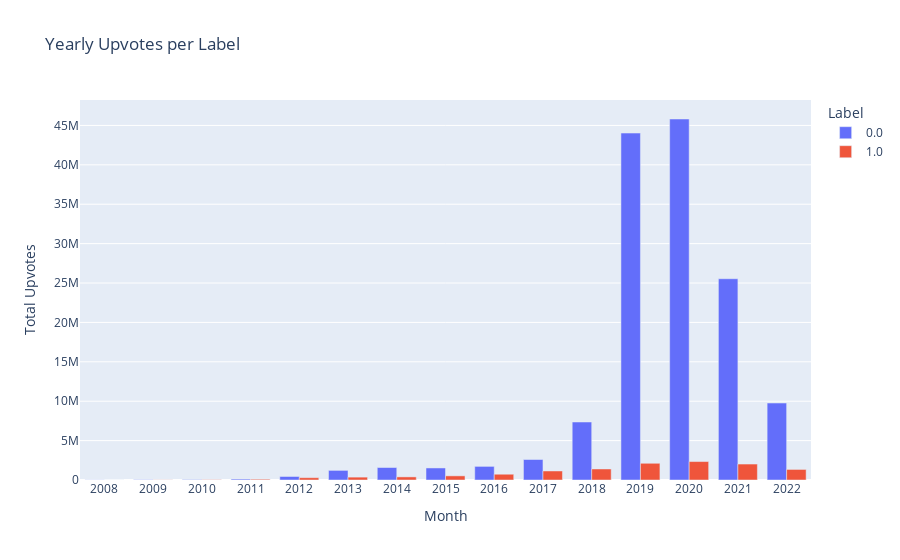

The notebook cell saved with this chart:
### Markdown cell above
Lastly, we want to look at the distribution in `upvotes` based on the `label` associated with the post.

### Code cell
# Group by month and label, then sum the upvotes
monthly_upvotes = reddit_df.groupby([reddit_df['date'].dt.to_period('Y'), 'label'])['upvotes'].sum().unstack(fill_value=0)

# Convert Period index to string
monthly_upvotes.index = monthly_upvotes.index.astype(str)

# Create a bar chart to visualize the monthly upvotes per label
fig = px.bar(monthly_upvotes, barmode='group', title='Yearly Upvotes per Label')
fig.update_layout(xaxis_title='Month', yaxis_title='Total Upvotes', legend_title='Label')
fig.show()

### Figure 1 — Plotly figure (JSON) as saved in the notebook; plotly's stock layout.template omitted (floating-point values rounded to 4 significant figures)
{"data": [{"alignmentgroup": "True", "hovertemplate": "label=0.0<br>date=%{x}<br>value=%{y}<extra></extra>", "legendgroup": "0.0", "marker": {"color": "#636efa", "pattern": {"shape": ""}}, "name": "0.0", "offsetgroup": "0.0", "orientation": "v", "showlegend": true, "textposition": "auto", "type": "bar", "x": ["2008", "2009", "2010", "2011", "2012", "2013", "2014", "2015", "2016", "2017", "2018", "2019", "2020", "2021", "2022"], "xaxis": "x", "y": [17274, 35964, 47803, 116971, 445087, 1219205, 1584978, 1528656, 1727079, 2601686, 7360038, 44031018, 45817147, 25543134, 9768213], "yaxis": "y"}, {"alignmentgroup": "True", "hovertemplate": "label=1.0<br>date=%{x}<br>value=%{y}<extra></extra>", "legendgroup": "1.0", "marker": {"color": "#EF553B", "pattern": {"shape": ""}}, "name": "1.0", "offsetgroup": "1.0", "orientation": "v", "showlegend": true, "textposition": "auto", "type": "bar", "x": ["2008", "2009", "2010", "2011", "2012", "2013", "2014", "2015", "2016", "2017", "2018", "2019", "2020", "2021", "2022"], "xaxis": "x", "y": [576, 15892, 35381, 97849, 291917, 363833, 393412, 525259, 731954, 1146506, 1399754, 2121989, 2341653, 2025266, 1340082], "yaxis": "y"}], "layout": {"barmode": "group", "legend": {"title": {"text": "Label"}, "tracegroupgap": 0}, "title": {"text": "Yearly Upvotes per Label"}, "xaxis": {"anchor": "y", "domain": [0, 1], "title": {"text": "Month"}}, "yaxis": {"anchor": "x", "domain": [0, 1], "title": {"text": "Total Upvotes"}}}}
